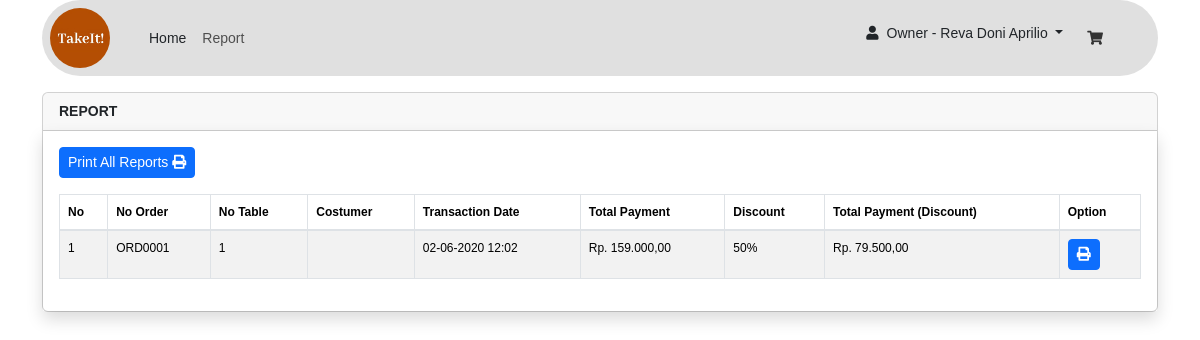
Before: /dashboard/index.php?laporan (signed in) with the older database file.
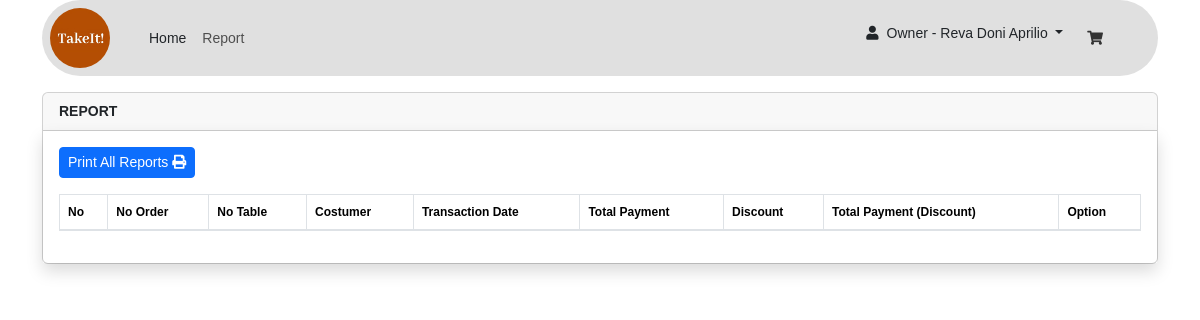
After: the same page with the newer database file.
### tables this page shows
CREATE TABLE `tb_transaksi` (
  `id_transaksi` int(11) NOT NULL,
  `id_user` int(11) DEFAULT NULL,
  `id_order` varchar(50) NOT NULL,
  `tanggal_transaksi` int(11) NOT NULL,
  `aTanggal_transaksi` varchar(50) NOT NULL,
  `hartot_transaksi` int(11) NOT NULL,
  `diskon_transaksi` int(11) NOT NULL,
  `totbar_transaksi` int(11) NOT NULL,
  `uang_transaksi` int(11) NOT NULL,
  `kembalian_transaksi` int(11) NOT NULL
);

CREATE TABLE `tb_order` (
  `id_order` varchar(50) NOT NULL,
  `meja_order` int(11) NOT NULL,
  `tanggal_order` int(11) NOT NULL,
  `aTanggal_order` varchar(128) NOT NULL,
  `id_user` int(11) NOT NULL,
  `keterangan_order` text DEFAULT NULL,
  `status_order` varchar(20) NOT NULL
);

### dashboard/fungsi/rupiah.php (called while the page is built)
<?php
function rupiah($angka) {
	$hasil_rupiah = number_format($angka,2,',','.');
	return $hasil_rupiah;
}
?>

### dashboard/admin/laporan.php (the view, shortened to what this page needs)
<div class="container mt-3">
    <div class="card">
        <div class="card-header font-weight-bold">
            REPORT
        </div>
        <div class="card-body shadow">
            <a href="admin/semua_laporan.php" target="_blank" class="btn btn-primary btn-sm mb-3">Print All Reports <i class="fa fa-print"></i></a>
            <table class="table table-bordered table-hover table-striped table-responsive-lg fs-12" id="tabel">
                <thead>
                    <tr>
                        <th>No</th>
                        <th>No Order</th>
                        <th>No Table</th>
                        <th>Costumer</th>
                        <th>Transaction Date</th>
                        <th>Total Payment</th>
                        <th>Discount</th>
                        <th>Total Payment (Discount)</th>
                        <th>Option</th>
                    </tr>
                </thead>
                <?php $i = 1;
                $transaksi = mysqli_query($kon, "SELECT * FROM tb_transaksi ORDER BY id_transaksi DESC");
                foreach ($transaksi as $row) :
                    $user_query =  mysqli_query($kon, "SELECT * FROM tb_user WHERE id_user = '$row[id_user]'");
                    $user = mysqli_fetch_assoc($user_query);
                    $order_query =  mysqli_query($kon, "SELECT * FROM tb_order WHERE id_order = '$row[id_order]'");
                    $oq = mysqli_fetch_assoc($order_query);
                ?>
                    <tbody>
                        <tr>
                            <td><?= $i++; ?></td>
                            <td><?= $row['id_order'] ?></td>
                            <td><?= $oq['meja_order'] ?></td>
                            <td><?= $user['nama_user'] ?></td>
                            <td><?= date('d-m-Y H:i', $oq['tanggal_order']) ?></td>
                            <td>Rp. <?= rupiah($row['hartot_transaksi']) ?></td>
                            <td><?= $row['diskon_transaksi'] ?>%</td>
                            <td>Rp. <?= rupiah($row['totbar_transaksi']) ?></td>
                            <td>
                                <a href="admin/print_struk.php?id_order=<?= $row['id_order'] ?>" target="_blank" class="btn btn-primary text-white btn-sm text-small"><i class="fas fa-print"></i></a>
                            </td>
                        </tr>
                    <?php endforeach; ?>
                    </tbody>
            </table>
        </div>
    </div>
</div>

### dashboard/header.php (shortened to what this page needs)
<?php
include 'fungsi/rupiah.php';
?>
<!doctype html>
<html lang="en">
<head>
  <link rel="stylesheet" href="https://stackpath.bootstrapcdn.com/bootstrap/4.4.1/css/bootstrap.min.css">
  <link href="https://cdn.jsdelivr.net/npm/bootstrap@5.3.2/dist/css/bootstrap.min.css" rel="stylesheet">
  <link rel="stylesheet" href="https://cdnjs.cloudflare.com/ajax/libs/OwlCarousel2/2.3.4/assets/owl.carousel.min.css" />
  <link rel="stylesheet" href="https://cdnjs.cloudflare.com/ajax/libs/OwlCarousel2/2.3.4/assets/owl.theme.default.min.css" />
  <link rel="stylesheet" type="text/css" href="https://cdn.datatables.net/v/bs4/dt-1.10.20/datatables.min.css" />
  <link rel="stylesheet" href="../dashboard/assets/css/custom.css">
  <link rel="stylesheet" href="assets/fontawesome-pro/css/all.min.css">
  <link rel="stylesheet" href="../auth/css/util.css">
</head>
<body>
  <?php
  $color = "#D9D9D9CC";
  $level = $_SESSION['level'];
  $htm = 'text-dark';
  ?>
  <div class="container">
    <nav class="navbar navbar-expand-md b-r-navbar p-2" style="background-color: <?= $color ?>;">
      <img src="assets/image/logo.jpg" class="wrap-pic-cir pter" alt="" width="60" height="60" class="mb-1">
      <div class="col text-right">
        <div class="row flex-r">
          <div class="container">
            <div class="collapse navbar-collapse text-center" id="navbarSupportedContent">
              <ul class="navbar-nav mr-auto ml-3">
                <?php
                if (isset($_GET['home'])) {
                  $home = "active";
                } elseif (isset($_GET['dashboard'])) {
                  $dash = "active";
                } elseif (isset($_GET['laporan'])) {
                  $lap = "active";
                } elseif (isset($_GET['order'])) {
                  $or = "active";
                } elseif (isset($_GET['user'])) {
                  $us = "active";
                } elseif (isset($_GET['makanan'])) {
                  $m = "active";
                } elseif (isset($_GET['minuman'])) {
                  $m = "active";
                } elseif (isset($_GET['transaksi'])) {
                  $tran = "active";
                } else {
                  $home = "active";
                }
                ?>
                <?php if ($level == "Admin") : ?>
                  <a class="nav-link nav-item p-2 <?= $dash, $htm ?>" href="index.php?dashboard">Home <span class="sr-only">(current)</span></a>
                  <a class="nav-link nav-item p-2 <?= $m, $htm ?>" href="index.php?dtCoffee">Menu</a>
                  <a class="nav-link nav-item p-2 <?= $us, $htm ?>" href="index.php?user">User Data</a>
                  <a class="nav-link nav-item p-2 <?= $lap, $htm ?>" href="index.php?laporan">Report <span class="sr-only">(current)</span></a>
                <?php elseif ($level == "Owner") : ?>
                  <a class="nav-link nav-item p-2 <?= $dash, $htm ?>" href="index.php?dashboard">Home <span class="sr-only">(current)</span></a>
                  <a class="nav-link nav-item p-2 <?= $lap, $htm ?>" href="index.php?laporan">Report <span class="sr-only">(current)</span></a>
                <?php elseif ($level == "Customer" || $level == "") : ?>
                  <a class="nav-link ml-3 fs-15 text-center p-2 <?= $home ?>" href="index.php">Home</a>
                <?php endif; ?>
              </ul>
              <ul class="navbar-nav">
                <?php if ($_SESSION['level'] == "") : ?>
                  <li class="nav-item dropdown align-items-center flex-c">
                    <a href="../auth/index.php" class="nav-link text-decoration-none text-white mr-4 p-2" style="background-color: #b94d05;">Login</a>
                  <?php else : ?>
                  <li class="nav-item dropdown">
                    <a href="#" class="nav-link dropdown-toggle <?= $htm ?>" data-toggle="dropdown" role="button"><i class="fa fa-user mr-2"></i><?= $_SESSION['level'], " - ", $_SESSION['nama_user'] ?><span class="mr-1"></span></a>
                  </li>
                <?php endif; ?>
                <a class="nav-link mr-3 hov-pointer" data-toggle="modal" data-target=".bd-example-modal-xl">
                  <i class="fa fa-shopping-cart p-2"></i>
                </a>
              </ul>
            </div>
          </div>
        </div>
      </div>
    </nav>
  </div>

### dashboard/index.php (shortened to what this page needs)
<?php
include 'header.php';
if (isset($_GET['registrasi'])) {
	include 'admin/registrasi.php';
} elseif (isset($_GET['user'])) {
	include 'admin/data_user.php';
} elseif (isset($_GET['tambah_makanan'])) {
	include 'admin/tambah_makanan.php';
} elseif (isset($_GET['ubah_makanan'])) {
	include 'admin/ubah_makanan.php';
} elseif (isset($_GET['ubah_user'])) {
	include 'admin/ubah_user.php';
} elseif (isset($_GET['order'])) {
	include 'admin/data_order.php';
} elseif (isset($_GET['transaksi'])) {
	include 'admin/transaksi.php';
} elseif (isset($_GET['meja'])) {
	include 'admin/transaksi.php';
} elseif (isset($_GET['dashboard'])) {
	include 'admin/dashboard.php';
} elseif (isset($_GET['laporan'])) {
	include 'admin/laporan.php';
} elseif (isset($_GET['coffee'])) {
	include 'admin/index.php';
} elseif (isset($_GET['noCoffee'])) {
	include 'admin/data_noCoffee.php';
} elseif (isset($_GET['dessert'])) {
	include 'admin/data_dessert.php';
} elseif (isset($_GET['dtCoffee'])) {
	include 'admin/dt_coffee.php';
} elseif (isset($_GET['dtNoCoffee'])) {
	include 'admin/dt_nocoffee.php';
} elseif (isset($_GET['dtDessert'])) {
	include 'admin/dt_dessert.php';
} else {
	include 'admin/index.php';
}
include 'footer.php';

### dashboard/footer.php (shortened to what this page needs)
</body>
</html>

### dashboard/assets/css/custom.css (style rules this page uses)
body { font-size: 0.875rem; font-family: Helvetica, Arial, sans-serif; background-color: #fff; color: #333; }
.b-r-navbar { border-radius: 50px 50px 50px 50px; }
.nav-link { border-radius: 24px; transition: all ease-in-out 0.1s; }
.pter { cursor: pointer; transition: 0.1s ease-in-out; }

Changed rows visible on the page:
removed tb_transaksi: id_order "ORD0001", id_order.meja_order "1", id_order.tanggal_order "02-06-2020 12:02", hartot_transaksi "159.000,00", diskon_transaksi "50", totbar_transaksi "79.500,00"
